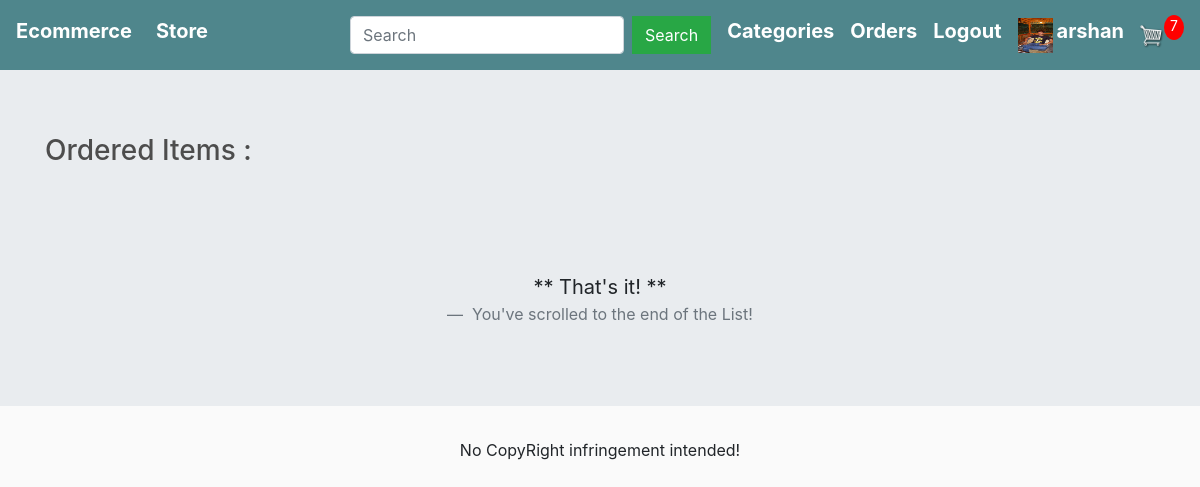
The page /order_details/ (signed in) on the database as committed earlier.
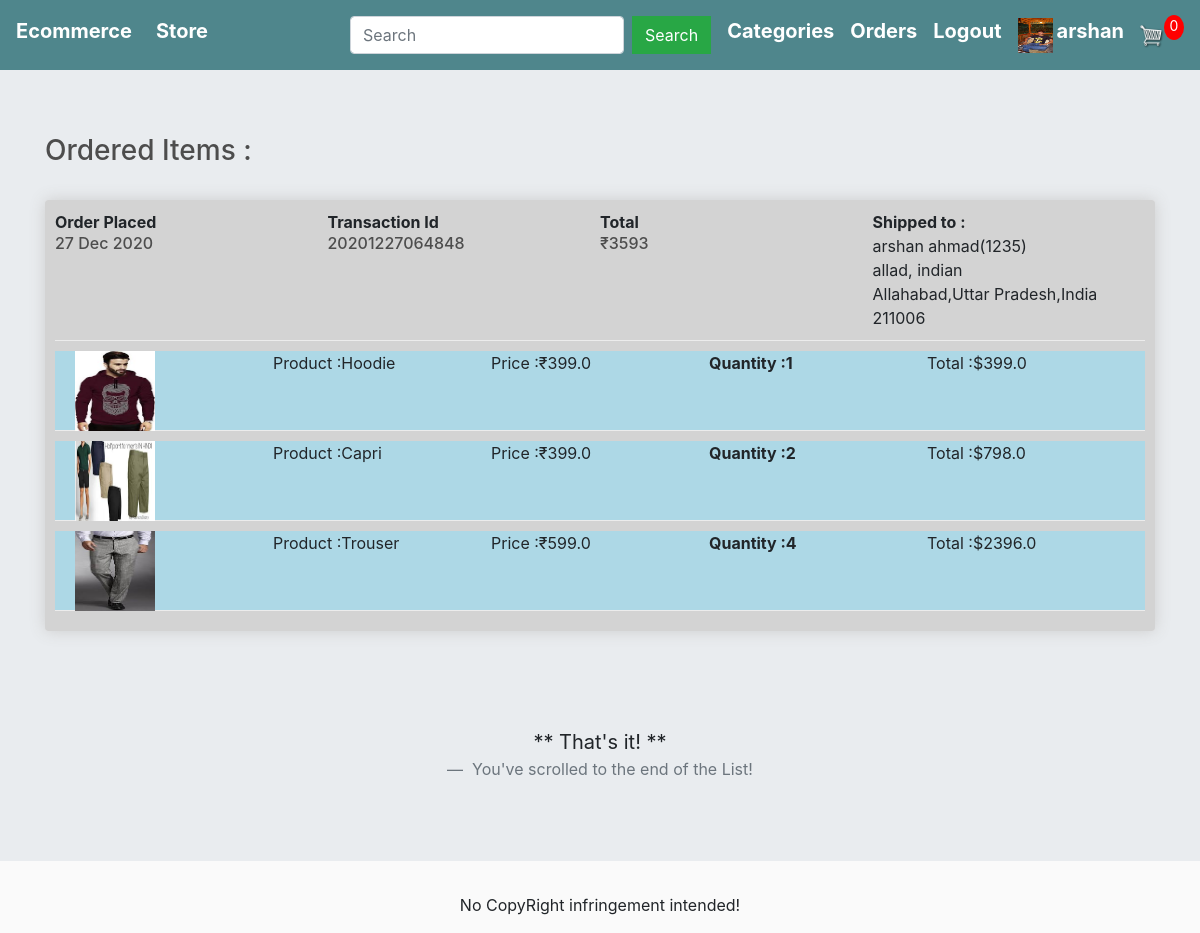
The same page on the database as committed later.
### accounts/models.py (models this page shows, shortened)
class Profile(models.Model):
    user = models.OneToOneField(User,on_delete=models.CASCADE)
    dob = models.DateField(null=True,blank=True)
    photo = models.ImageField(null=True,blank=True)

### store/models.py (models this page shows, shortened)
class FullOrder(models.Model):
    user = models.ForeignKey(User,on_delete=models.CASCADE,null=True)
    recepient_fullname = models.CharField(max_length=100, null=True, blank=False)
    phone_no = models.IntegerField(null=True, blank=False)
    address_line1 = models.CharField(max_length=200, null=True, blank=False)
    address_line2 = models.CharField(max_length=100, null=True, blank=True)
    city = models.CharField(max_length=200, null=True,blank=False)
    state = models.CharField(max_length=200, null=True,blank=False)
    country = models.CharField(max_length=100, null=True, blank=False)
    zipcode = models.CharField(max_length=200, null=True,blank=False)
    amount = models.IntegerField(null=True,blank=True)
    transaction_id = models.CharField(max_length=100,null=True,blank=False)
    date_ordered = models.DateTimeField(auto_now_add=True,null=True,blank=True)

class Purchased_item(models.Model):
    user = models.ForeignKey(User,on_delete=models.CASCADE,null=True)
    order = models.ForeignKey(FullOrder,on_delete=models.CASCADE,null=True)
    quantity = models.IntegerField(default=0, blank=True, null=True)
    name = models.CharField(max_length=100, blank=False, name=False)
    price = models.FloatField(blank=False, null=True)
    image = models.ImageField(null=True, blank=True)
    description = models.TextField(null=True, blank=True)
    @property
    def get_imageURL(self):
        try:
            url = self.image.url
        except:
            url = ''
        return url
    @property
    def get_total(self):
        total = self.price * self.quantity
        return total

### store/views.py (the view)
# urls.py: path('order_details/',views.order_details,name='order_details'),
def order_details(request):
    if not request.user.is_authenticated:
        return HttpResponseRedirect(reverse('user_login'))
    total_item_cart = 0
    if request.user.is_authenticated:
        items = OrderItem.objects.filter(user=request.user)
        for item in items:
            total_item_cart += item.quantity
    orders = FullOrder.objects.filter(user=request.user).order_by('-date_ordered')
    ordered = []
    for order in orders:
        tt = []
        items = Purchased_item.objects.filter(order=order)
        for item in items:
            tt.append(item)
        ordered.append({'order': order, 'items': tt})
    product_categories = ProductCategories.objects.all()
    context = {
        'product_categories': product_categories,
        'ordered': ordered,
        'total_item_cart': total_item_cart,
    }
    return render(request,'store/order_details.html',context)

### store/templates/store/order_details.html
{% extends 'store/main.html' %}
{% block content %}
    <h3>Ordered Items : </h3>
    <br>
    <div>
        {% if request.user.is_authenticated %}
            {% for order in ordered %}
                <div class="box-element" style="background-color: lightgray" ">
                        <div class="cart-row">
                            <div style="flex:1">
                                <strong>Order Placed</strong>
                                <h6>{{ order.order.date_ordered | date:"d M Y"}} </h6>
                            </div>
                            <div style="flex:1">
                                <strong>Transaction Id</strong>
                                <h6>{{order.order.transaction_id}}</h6>
                            </div>
                            <div style="flex:1">
                                <strong>Total</strong>
                                <h6>&#8377;{{order.order.amount}}</h6>
                            </div>
                            <div style="flex:1">
                                <strong>Shipped to :</strong>
                                <div>{{order.order.recepient_fullname}}({{order.order.phone_no}})</div>
                                <div>{{order.order.address_line1}}, {{order.order.address_line2}}</div>
                                <div>{{order.order.city}},{{order.order.state}},{{order.order.country}}</div>
                                <div>{{order.order.zipcode}}</div>
                            </div>
                        </div>
                    {% for item in order.items %}
                        <div class="cart-row" style="background-color: lightblue;height: 80px">
                            <div style="flex:1"><img style="width: 80px; height: 80px;margin-left: 20px" class="row-image" src="{{item.get_imageURL}}"></div>
                            <div style="flex:1"><p>Product :{{item.name}}</p></div>
                            <div style="flex:1"><p>Price :&#8377;{{item.price}}</p></div>
                            <div style="flex:1">
                                <p class="quantity">Quantity :{{item.quantity}}</p>
                            </div>
                            <div style="flex:1"><p>Total :${{item.get_total}}</p></div>
                        </div>
                    {% endfor %}
                </div>
                <br>
            {% endfor %}
            <br>
        {% endif %}
    </div>
    <br><br>
    <blockquote class="blockquote text-center">
        <p class="mb-0">** That's it! **</p>
        <footer class="blockquote-footer"> You've scrolled to the end of the List!</footer>
    </blockquote>
{% endblock %}

### store/templates/store/main.html (shortened to what this page needs)
<!DOCTYPE html>
{% load static %}
<html>
<head>
	<link rel="stylesheet" href="https://stackpath.bootstrapcdn.com/bootstrap/4.4.1/css/bootstrap.min.css">
	<link rel="stylesheet" href="https://maxcdn.bootstrapcdn.com/bootstrap/4.0.0/css/bootstrap.min.css">
	<link rel="stylesheet" href="https://cdnjs.cloudflare.com/ajax/libs/font-awesome/5.14.0/css/all.min.css" />
	<link rel="stylesheet" type="text/css" href="{% static 'store/css/main.css' %}">
</head>
<body>
	<nav class="navbar navbar-expand-lg navbar-dark bg-dark">
	  <h5><strong><a class="navbar-brand" href="{% url 'store' %}" style="color: white">Ecommerce</a></strong></h5>
	  <div class="collapse navbar-collapse" id="navbarSupportedContent">
	    <ul class="navbar-nav mr-auto">
	      <li class="nav-item active">
	        <h5><strong><a class="nav-link" href="{% url 'store' %}" style="color: white">Store <span class="sr-only">(current)</span></a></strong></h5>
	      </li>
	    </ul>
	    <div class="form-inline my-2 my-lg-0">
	    	<form method="get" action="{% url 'search' %}" class="form-inline my-2 my-lg-0">
					<input type="search" name="search" aria-label="Search" placeholder="Search" class="form-control mr-sm-2">
					<button class="btn btn-success my-2 mr-sm-3" type="submit">Search</button>
			</form>
			<div class="dropdown mr-sm-3">
					  <h5><strong><a style="color: white">Categories</a></strong></h5>
			</div>
	    	{% if request.user.is_authenticated %}
	     		<h5 class="mr-sm-3"><strong><a href="{% url 'order_details' %}" style="color: white">Orders</a></strong></h5>
	     		<h5 class="mr-sm-3"><strong><a href="{% url 'user_logout' %}" style="color: white">Logout</a></strong></h5>
	     		{% if request.user.profile.photo %}
					<a href="{% url 'profilepage' username=user.username %}"><img class="mr-sm-1" src="{{ request.user.profile.photo.url }}" width="35" height="35"></a>
				{% else %}
					<a href="{% url 'profilepage' username=user.username %}"><img class="mr-sm-1" src="/static/images/default.png" width="35" , height="35"></a>
				{% endif %}
		    	<h5><strong><a href="{% url 'profilepage' username=request.user.username %}" style="color: white">{{request.user.username}}</a></strong></h5>
	     	{% else %}
	     		<h5 class="mr-sm-3"><strong><a href="{% url 'user_login' %}" style="color: white">Login</a></strong></h5>
	     		<div>
		     		<h5 class="mr-sm-3"><strong><a href="{% url 'register' %}" style="color: white">SignUp</a></strong></h5>
	     		</div>
	     	{% endif %}
	     	<a href="{% url 'cart' %}">
	    		<img  id="cart-icon" src="{% static 'images/cart.png' %}">
	    	</a>
	    	<p id="cart-total">{{total_item_cart}}</p>
	    </div>
	  </div>
	</nav>
	<div class="jumbotron jumbotron-fluid">
		<div class="container container-fluid">
			{% block content %}
			{% endblock %}
		</div>
	</div>
	<footer class="footer">
		<p style="text-align: center;">No CopyRight infringement intended!</p>
	</footer>
</body>
</html>

### static/store/css/main.css (style rules this page uses)
body { background-color: hsl(0, 0%, 98%); }
h1,h2,h3,h4,h5,h6 { color:hsl(0, 0%, 30%); }
.box-element { box-shadow:hsl(0, 0%, 80%) 0 0 16px; background-color: #fff; border-radius: 4px; padding: 10px; }
.bg-dark { background-color: #4f868c!important; }
#cart-icon { width:25px; display: inline-block; margin-left: 15px; }
#cart-total { display: block; text-align: center; color:#fff; background-color: red; width: 20px; height: 25px; border-radius: 50%; font-size: 14px; }
.btn { border-radius: 0; }
.row-image { width: 100px; }
.cart-row { display: flex; align-items: flex-stretch; padding-bottom: 10px; margin-bottom: 10px; border-bottom: 1px solid #ececec; }
.quantity { display: inline-block; font-weight: 700; padding-right:10px; }

### store/templates/store/main.html (style rules this page uses)
.dropdown { position: relative; display: inline-block; }

Rows that differ between the two databases and show on the page:
added FullOrder: order.date_ordered "27 Dec 2020", order.transaction_id "20201227064848", order.amount "3593", order.recepient_fullname "arshan ahmad", order.phone_no "1235", order.address_line1 "allad", order.address_line2 "indian", order.city "Allahabad", order.state "Uttar Pradesh", order.country "India", order.zipcode "211006"
added Purchased_item: get_imageURL (picture), name "Hoodie", price "399.0", quantity "1", get_total "399.0"
added Purchased_item: get_imageURL (picture), name "Capri", price "399.0", quantity "2", get_total "798.0"
added Purchased_item: get_imageURL (picture), name "Trouser", price "599.0", quantity "4", get_total "2396.0"
Other text that changed with them:
{{ total_item_cart }}: "7" → "0"
